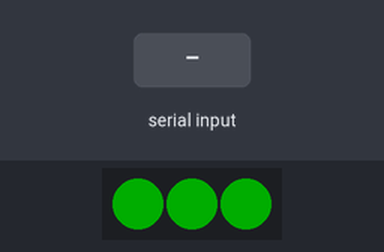
Recording of a sketch running on a simulated Arduino Uno, built with avr-gcc and run on an emulated ATmega328P. Shown: 3 RGB LEDs in strip order, left to right. The test bench sets the inputs (shaded band). Dim RGB values are drawn brighter than linear; what the sketch prints to the serial monitor is not drawn.

Above: at 12.6 s.
At 15.3 s:
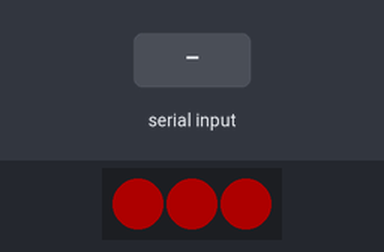
15.4 s: "OK+CONN\n" received over the second serial link
16.9 s: "OK+LOST\n" received over the second serial link
At 17.3 s:
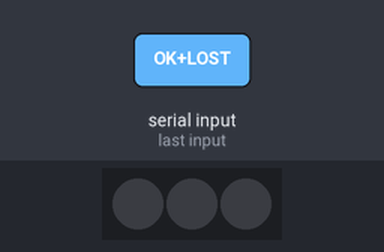
19.9 s: "OK\n" received over the second serial link
Timing chart, 0 to 28.9 s (numbered marks = the images above; inputs shaded):
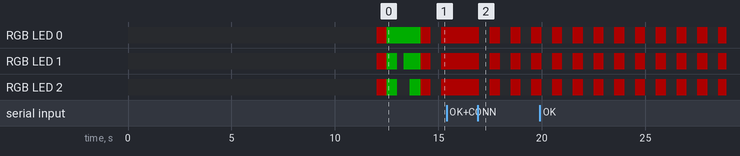

Measured:
- after the input at 15.4 s, every drawn part: stays the same
- after the input at 16.9 s, RGB LED 0–2: alternates RGB(50, 0, 0) for 0.50 s and off for 0.50 s, starting after 0.08 s

The sketch:

hm-10_peripheral.ino
```cpp
// ============================================================================
// HM-10 Peripheral - BLE 주변 장치
// ============================================================================
// 이 코드는 BLE(블루투스) 주변 장치로, 중앙 장치(Central)가 연결하기를 기다립니다.
// ============================================================================

#include <SoftwareSerial.h>
#include <Adafruit_NeoPixel.h>

// ============================================================================
// 설정 값들
// ============================================================================

// HM-10 블루투스 모듈과 통신하기 위한 설정
SoftwareSerial BT(2, 3);  // 2번 핀: 데이터 받기, 3번 핀: 데이터 보내기

// 네오픽셀 LED 설정
#define NEOPIXEL_PIN 5    // 네오픽셀 LED 데이터 핀 (D5)
#define NEOPIXEL_COUNT 3  // 네오픽셀 LED 개수 (3개)

// 신호 강도에 따른 LED 제어 기준값
// RSSI: 실제 RSSI 값에 100을 더한 값 (예: 실제 RSSI -65 -> 반환값 35)
const int RSSI_THRESHOLD_HIGH = 35;  // RSSI > 35: 녹색 LED 3개 켜기
const int RSSI_THRESHOLD_LOW = 20;   // RSSI > 20: 녹색 LED 2개 켜기

// 네오픽셀 LED 초기화
Adafruit_NeoPixel pixels(NEOPIXEL_COUNT, NEOPIXEL_PIN, NEO_GRB + NEO_KHZ800);

// ============================================================================
// 상태를 저장하는 변수들
// ============================================================================

bool isConnected = false;  // 연결되었는지 여부 (true = 연결됨, false = 연결 안됨)

unsigned long lastRssiCheck = 0;  // 마지막으로 신호 강도를 확인한 시간
const unsigned long RSSI_CHECK_INTERVAL = 1000;  // 1초마다 신호 강도 확인

// 연결이 끊어졌을 때 LED 깜빡임을 위한 변수들
unsigned long lastBlinkTime = 0;  // 마지막으로 LED를 깜빡인 시간
const unsigned long BLINK_INTERVAL = 500;  // 0.5초마다 깜빡임 (켜짐/꺼짐)
bool blinkState = false;  // 현재 깜빡임 상태 (true = 켜짐, false = 꺼짐)

// ============================================================================
// 도구 함수들 (복잡한 작업을 쉽게 해주는 함수들)
// ============================================================================

// HM-10에서 한 줄의 메시지를 읽어오는 함수
// 타임아웃: 일정 시간 안에 메시지가 오지 않으면 그만 읽습니다
static String readLine(unsigned long timeoutMs = 400) {
  String line = "";  // 받은 메시지를 저장할 변수
  unsigned long startTime = millis();  // 시작 시간 기록

  // 타임아웃 시간이 지나지 않았으면 계속 읽기
  while (millis() - startTime < timeoutMs) {
    // 받을 데이터가 있으면
    while (BT.available()) {
      char c = BT.read();  // 한 글자씩 읽기

      // 줄바꿈 문자를 만나면 (한 줄이 끝났다는 뜻)
      if (c == '\r' || c == '\n') {
        if (line.length() > 0) {
          return line;  // 받은 메시지 반환
        }
      } else {
        line += c;  // 받은 글자를 메시지에 추가
      }
    }
  }

  return line;  // 타임아웃이 되면 받은 메시지 반환 (비어있을 수도 있음)
}

// HM-10에 명령을 보내고 응답을 받는 함수
// AT 명령: HM-10을 제어하는 특별한 명령어입니다
static String at(const String& command, uint16_t timeout = 1000) {
  // 1단계: 이전에 남아있던 데이터 모두 지우기
  while (BT.available()) {
    BT.read();
  }

  // 2단계: 명령 보내기
  BT.print(command);
  delay(50);  // HM-10이 명령을 처리할 시간 주기

  // 3단계: 응답 받기 (타임아웃 시간 안에)
  unsigned long startTime = millis();
  String response = "";

  while (millis() - startTime < timeout) {
    while (BT.available()) {
      char ch = (char)BT.read();
      response += ch;

      // "OK" 또는 "ERROR" 응답을 받으면 조금 더 기다린 후 종료
      if (response.indexOf("OK") >= 0 || response.indexOf("ERROR") >= 0) {
        delay(10);
      }
    }

    // 완전한 응답을 받았으면 종료
    if (response.length() > 0 && (response.indexOf("OK") >= 0 || response.indexOf("ERROR") >= 0)) {
      break;
    }
  }

  response.trim();  // 앞뒤 공백 제거
  return response;
}

// 연결된 장치의 신호 강도(RSSI)를 가져오는 함수
// 반환값: 실제 RSSI 값에 100을 더한 값 (예: RSSI -50 -> 반환값 50, 오류 시 -100)
static int getRSSI() {
  String response = at("AT+RSSI?", 1000);  // RSSI 값을 물어보는 명령 보내기

  // 연결이 끊어진 경우 (OK+LOST 응답)
  if (response.indexOf("OK+LOST") >= 0) {
    isConnected = false;
    Serial.println(F("[연결 끊김] 연결이 끊어졌습니다."));
    return -100;  // 연결 끊김으로 -100 반환
  }

  // 응답에서 "OK+Get:" 다음에 있는 숫자를 찾기
  int rssiIndex = response.indexOf("OK+Get:");
  if (rssiIndex >= 0) {
    int startIdx = rssiIndex + 7;  // "OK+Get:" 다음 위치
    String rssiStr = response.substring(startIdx);
    rssiStr.trim();

    // 숫자와 마이너스 기호만 남기고 나머지 제거
    String cleanRssi = "";
    for (int i = 0; i < rssiStr.length(); i++) {
      char c = rssiStr.charAt(i);
      if ((c >= '0' && c <= '9') || c == '-') {
        cleanRssi += c;
      }
    }

    // 숫자로 변환하여 100을 더한 후 반환 (RSSI 값 정규화)
    if (cleanRssi.length() > 0) {
      return cleanRssi.toInt() + 100;
    }
  }

  return -100;  // 오류가 발생했으면 -100 반환
}

// ============================================================================
// 시작할 때 한 번만 실행되는 함수 (초기화)
// ============================================================================

void setup() {
  // 1단계: 컴퓨터와 통신하기 위한 시리얼 통신 시작
  Serial.begin(9600);
  delay(100);
  Serial.println(F("\n=== HM-10 Peripheral 시작 ==="));

  // 2단계: HM-10 블루투스 모듈과 통신 시작
  BT.begin(9600);
  delay(500);
  Serial.println(F("HM-10 모듈 초기화 중..."));

  // 3단계: HM-10을 Peripheral 모드로 설정
  Serial.println(F("\n[설정] HM-10 모듈 설정 중..."));
  Serial.println(at("AT", 3000));              // 연결 테스트
  Serial.println(at("AT+NOTI1", 1000));        // 알림 기능 활성화
  Serial.println(at("AT+ROLE0", 1000));       // Peripheral 모드로 설정 (0 = 주변 장치)
  Serial.println(at("AT+IMME0", 1000));       // 자동 연결 모드 (즉시 광고 시작)
  Serial.println(at("AT+MODE2", 1000));       // 모드 2 설정
  Serial.println(at("AT+RESET", 1500));       // 설정 적용을 위해 리셋
  delay(1000);
  Serial.println(F("[설정] 완료"));

  // 4단계: 내 장치의 주소(MAC 주소) 확인 및 표시
  String macResp = at("AT+ADDR?", 1000);
  Serial.print(F("\n[내 주소] MAC: "));
  Serial.println(macResp);

  // 5단계: 네오픽셀 LED 초기화 및 테스트
  pixels.begin();
  pixels.setBrightness(50);  // 밝기 설정 (0-255, 필요에 따라 조절)
  pixels.clear();
  pixels.show();

  Serial.println(F("\n[LED 테스트] 네오픽셀 LED 테스트 중..."));
  delay(500);

  // 빨간색 테스트 (모든 LED)
  for (int i = 0; i < NEOPIXEL_COUNT; i++) {
    pixels.setPixelColor(i, pixels.Color(255, 0, 0));  // 빨간색
  }
  pixels.show();
  Serial.println(F("  빨간색 (LED 3개)"));
  delay(500);

  // 녹색 테스트 (모든 LED)
  for (int i = 0; i < NEOPIXEL_COUNT; i++) {
    pixels.setPixelColor(i, pixels.Color(0, 255, 0));  // 녹색
  }
  pixels.show();
  Serial.println(F("  녹색 (LED 3개)"));
  delay(500);

  // 개별 LED 테스트
  pixels.clear();
  pixels.setPixelColor(0, pixels.Color(0, 255, 0));  // LED 0번만 녹색
  pixels.show();
  Serial.println(F("  녹색 LED 0번"));
  delay(300);

  pixels.setPixelColor(1, pixels.Color(0, 255, 0));  // LED 0-1번 녹색
  pixels.show();
  Serial.println(F("  녹색 LED 0-1번"));
  delay(300);

  pixels.setPixelColor(2, pixels.Color(0, 255, 0));  // LED 0-2번 모두 녹색
  pixels.show();
  Serial.println(F("  녹색 LED 0-2번 (모두) - LED 테스트 완료"));
  delay(500);

  Serial.println(F("\n[대기] 중앙 장치의 연결을 기다리는 중..."));
  Serial.println(F("\n=== 준비 완료! ===\n"));
}

// ============================================================================
// 계속 반복해서 실행되는 함수 (메인 루프)
// ============================================================================

void loop() {
  // 1단계: HM-10으로부터 메시지가 있는지 확인
  if (BT.available()) {
    String msg = readLine();
    msg.trim();

    if (msg.length() > 0) {
      // 연결되었다는 메시지를 받으면
      if (msg.indexOf("OK+CONN") >= 0) {
        isConnected = true;
        Serial.println(F("\n[연결됨] 중앙 장치와 연결되었습니다."));
      }
      // 연결이 끊어졌다는 메시지를 받으면
      else if (msg.indexOf("OK+LOST") >= 0) {
        isConnected = false;
        Serial.println(F("\n[연결 끊김] 중앙 장치와 연결이 끊어졌습니다."));
      }
      // 다른 메시지를 받으면
      else {
        Serial.print(F("[받은 메시지] "));
        Serial.println(msg);
      }
    }
  }

  // 2단계: 연결이 끊어진 경우 LED 깜빡임
  if (!isConnected) {
    unsigned long now = millis();
    // 연결이 끊어진 경우 빨간색 LED 깜빡이기
    // 마지막 깜빡임으로부터 0.5초가 지났으면
    if (now - lastBlinkTime >= BLINK_INTERVAL) {
      lastBlinkTime = now;
      blinkState = !blinkState;  // 깜빡임 상태 바꾸기 (켜짐 <-> 꺼짐)

      pixels.clear();
      if (blinkState) {
        // 깜빡임 상태가 켜짐이면 빨간색 LED 3개 모두 켜기
        for (int i = 0; i < NEOPIXEL_COUNT; i++) {
          pixels.setPixelColor(i, pixels.Color(255, 0, 0));  // 빨간색
        }
      }
      // 깜빡임 상태가 꺼짐이면 LED 모두 끄기 (이미 clear 했음)
      pixels.show();
    }
  }

  // 3단계: 연결된 경우 주기적으로 신호 강도 확인 및 LED 제어
  if (isConnected) {
    unsigned long now = millis();
    // 마지막 확인으로부터 1초가 지났으면
    if (now - lastRssiCheck >= RSSI_CHECK_INTERVAL) {
      lastRssiCheck = now;

      int rssi = getRSSI();
      if (rssi > -100) {
        Serial.print(F("[신호 강도] "));
        Serial.print(rssi);

        // 신호 강도에 따라 LED 제어
        pixels.clear();  // 먼저 모든 LED 끄기

        if (rssi > RSSI_THRESHOLD_HIGH) {
          // 신호가 매우 강함: 녹색 LED 3개 켜기
          for (int i = 0; i < 3; i++) {
            pixels.setPixelColor(i, pixels.Color(0, 255, 0));  // 녹색
          }
          Serial.println(F(" [녹색 LED 3개]"));
        } else if (rssi > RSSI_THRESHOLD_LOW) {
          // 신호가 보통: 녹색 LED 2개 켜기
          pixels.setPixelColor(0, pixels.Color(0, 255, 0));  // 녹색
          pixels.setPixelColor(1, pixels.Color(0, 255, 0));  // 녹색
          Serial.println(F(" [녹색 LED 2개]"));
        } else {
          // 신호가 약함: 녹색 LED 1개 켜기
          pixels.setPixelColor(0, pixels.Color(0, 255, 0));  // 녹색
          Serial.println(F(" [녹색 LED 1개]"));
        }
        pixels.show();  // LED 상태 업데이트
      }
    }
  }

  delay(10);  // 10밀리초 대기 (너무 빠르게 반복하지 않도록)
}
```
